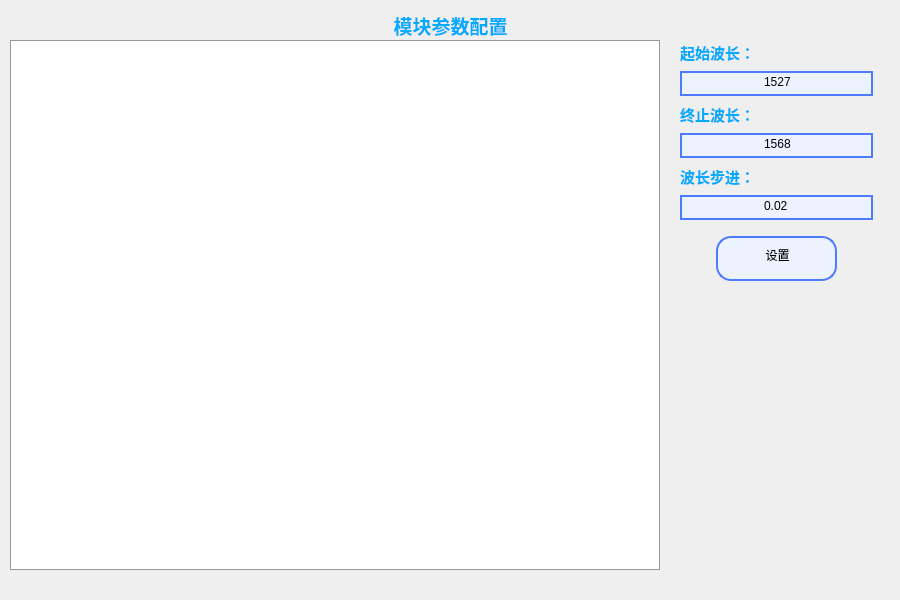
<?xml version="1.0" encoding="UTF-8"?>
<ui version="4.0">
 <class>ModuleConfig</class>
 <widget class="QWidget" name="ModuleConfig">
  <property name="geometry">
   <rect>
    <x>0</x>
    <y>0</y>
    <width>900</width>
    <height>600</height>
   </rect>
  </property>
  <property name="minimumSize">
   <size>
    <width>900</width>
    <height>600</height>
   </size>
  </property>
  <property name="maximumSize">
   <size>
    <width>900</width>
    <height>600</height>
   </size>
  </property>
  <property name="windowTitle">
   <string>模块配置</string>
  </property>
  <widget class="QTableView" name="tableView">
   <property name="geometry">
    <rect>
     <x>10</x>
     <y>40</y>
     <width>650</width>
     <height>530</height>
    </rect>
   </property>
   <property name="minimumSize">
    <size>
     <width>650</width>
     <height>530</height>
    </size>
   </property>
   <property name="maximumSize">
    <size>
     <width>650</width>
     <height>530</height>
    </size>
   </property>
   <property name="styleSheet">
    <string notr="true">QTableView {
    background-color: #ffffff;
    gridline-color: #d0d0d0;
    border: 1px solid #999999;
    selection-background-color: #66aaff;
    selection-color: white;
    alternate-background-color: #f0f0f5;
}

QTableView::item {
    padding: 5px;
    font-size: 12px;
    color: #333333;
}

QTableView::item:selected {
    background-color: #66aaff;
    color: white;
}

QTableView::horizontalHeader {
    background-color: #e0e0e0;
    border-bottom: 1px solid #999999;
}

QTableView::horizontalHeader::section {
    padding: 5px;
    font-weight: bold;
    border-right: 1px solid #d0d0d0;
}

QTableView::verticalHeader {
    background-color: #e0e0e0;
    border-right: 1px solid #999999;
}

QTableView::verticalHeader::section {
    padding: 5px;
    font-weight: bold;
    border-bottom: 1px solid #d0d0d0;
}</string>
   </property>
  </widget>
  <widget class="QWidget" name="gridLayoutWidget">
   <property name="geometry">
    <rect>
     <x>680</x>
     <y>40</y>
     <width>193</width>
     <height>241</height>
    </rect>
   </property>
   <layout class="QGridLayout" name="gridLayout">
    <item row="0" column="0">
     <widget class="QLabel" name="label">
      <property name="minimumSize">
       <size>
        <width>25</width>
        <height>25</height>
       </size>
      </property>
      <property name="text">
       <string>&lt;html&gt;&lt;head/&gt;&lt;body&gt;&lt;p&gt;&lt;span style=&quot; font-size:11pt; font-weight:700; color:#00aaff;&quot;&gt;起始波长：&lt;/span&gt;&lt;/p&gt;&lt;/body&gt;&lt;/html&gt;</string>
      </property>
     </widget>
    </item>
    <item row="4" column="0">
     <widget class="QLabel" name="label_3">
      <property name="minimumSize">
       <size>
        <width>0</width>
        <height>25</height>
       </size>
      </property>
      <property name="text">
       <string>&lt;html&gt;&lt;head/&gt;&lt;body&gt;&lt;p&gt;&lt;span style=&quot; font-size:11pt; font-weight:700; color:#00aaff;&quot;&gt;波长步进：&lt;/span&gt;&lt;/p&gt;&lt;/body&gt;&lt;/html&gt;</string>
      </property>
     </widget>
    </item>
    <item row="1" column="0">
     <widget class="QLineEdit" name="lineEdit_1">
      <property name="minimumSize">
       <size>
        <width>191</width>
        <height>25</height>
       </size>
      </property>
      <property name="styleSheet">
       <string notr="true">QLineEdit {
    border: 2px solid #f3f3f3;/*设置线宽*/
	background-color: rgb(237, 242, 255);/*背景颜色*/
    border-radius: 15px;/*圆角*/
    padding: 2px 8px 5px 2px;  /*针对于组合框中的文本内容*/
	text-align:bottom;
    min-width: 9em;   /*# 组合框的最小宽度*/
    /*min-height: 5em;*/

	border-style:solid;/*边框为实线型*/
	border-width:2px;/*边框宽度*/
	border-color:rgb(77, 123, 255);/*边框颜色*/

	padding-left: 80px;/*左侧边距*/
}</string>
      </property>
      <property name="text">
       <string>1527</string>
      </property>
     </widget>
    </item>
    <item row="5" column="0">
     <widget class="QLineEdit" name="lineEdit_3">
      <property name="minimumSize">
       <size>
        <width>191</width>
        <height>25</height>
       </size>
      </property>
      <property name="styleSheet">
       <string notr="true">QLineEdit {
    border: 2px solid #f3f3f3;/*设置线宽*/
	background-color: rgb(237, 242, 255);/*背景颜色*/
    border-radius: 15px;/*圆角*/
    padding: 2px 8px 5px 2px;  /*针对于组合框中的文本内容*/
	text-align:bottom;
    min-width: 9em;   /*# 组合框的最小宽度*/
    /*min-height: 5em;*/

	border-style:solid;/*边框为实线型*/
	border-width:2px;/*边框宽度*/
	border-color:rgb(77, 123, 255);/*边框颜色*/

	padding-left: 80px;/*左侧边距*/
}</string>
      </property>
      <property name="text">
       <string>0.02</string>
      </property>
     </widget>
    </item>
    <item row="7" column="0" alignment="Qt::AlignmentFlag::AlignHCenter">
     <widget class="QPushButton" name="SaveButton">
      <property name="minimumSize">
       <size>
        <width>121</width>
        <height>45</height>
       </size>
      </property>
      <property name="maximumSize">
       <size>
        <width>121</width>
        <height>45</height>
       </size>
      </property>
      <property name="styleSheet">
       <string notr="true">QPushButton {
    border: 2px solid #f3f3f3;/*设置线宽*/
	background-color: rgb(237, 242, 255);/*背景颜色*/
    border-radius: 15px;/*圆角*/
    padding: 2px 8px 15px 2px;  /*针对于组合框中的文本内容*/
	text-align:bottom;
    min-width: 9em;   /*# 组合框的最小宽度*/
    /*min-height: 5em;*/

	border-style:solid;/*边框为实线型*/
	border-width:2px;/*边框宽度*/
	border-color:rgb(77, 123, 255);/*边框颜色*/

	padding-left: 10px;/*左侧边距*/
}

QPushButton:hover
{
		color:#f3f3f3;
	background-color:rgb(102,178,255); /*改变背景色*/
	border-style:inset;/*改变边框风格*/
	padding-left:6px;
	padding-top:6px;
}</string>
      </property>
      <property name="text">
       <string>设置</string>
      </property>
     </widget>
    </item>
    <item row="2" column="0">
     <widget class="QLabel" name="label_2">
      <property name="minimumSize">
       <size>
        <width>0</width>
        <height>25</height>
       </size>
      </property>
      <property name="text">
       <string>&lt;html&gt;&lt;head/&gt;&lt;body&gt;&lt;p&gt;&lt;span style=&quot; font-size:11pt; font-weight:700; color:#00aaff;&quot;&gt;终止波长：&lt;/span&gt;&lt;/p&gt;&lt;/body&gt;&lt;/html&gt;</string>
      </property>
     </widget>
    </item>
    <item row="3" column="0">
     <widget class="QLineEdit" name="lineEdit_2">
      <property name="minimumSize">
       <size>
        <width>191</width>
        <height>25</height>
       </size>
      </property>
      <property name="styleSheet">
       <string notr="true">QLineEdit {
    border: 2px solid #f3f3f3;/*设置线宽*/
	background-color: rgb(237, 242, 255);/*背景颜色*/
    border-radius: 15px;/*圆角*/
    padding: 2px 8px 5px 2px;  /*针对于组合框中的文本内容*/
	text-align:bottom;
    min-width: 9em;   /*# 组合框的最小宽度*/
    /*min-height: 5em;*/

	border-style:solid;/*边框为实线型*/
	border-width:2px;/*边框宽度*/
	border-color:rgb(77, 123, 255);/*边框颜色*/

	padding-left: 80px;/*左侧边距*/
}</string>
      </property>
      <property name="text">
       <string>1568</string>
      </property>
     </widget>
    </item>
    <item row="6" column="0">
     <spacer name="verticalSpacer">
      <property name="orientation">
       <enum>Qt::Orientation::Vertical</enum>
      </property>
      <property name="sizeHint" stdset="0">
       <size>
        <width>20</width>
        <height>40</height>
       </size>
      </property>
     </spacer>
    </item>
   </layout>
  </widget>
  <widget class="QLabel" name="Tietlel">
   <property name="geometry">
    <rect>
     <x>360</x>
     <y>10</y>
     <width>181</width>
     <height>31</height>
    </rect>
   </property>
   <property name="minimumSize">
    <size>
     <width>181</width>
     <height>31</height>
    </size>
   </property>
   <property name="maximumSize">
    <size>
     <width>181</width>
     <height>31</height>
    </size>
   </property>
   <property name="text">
    <string>&lt;html&gt;&lt;head/&gt;&lt;body&gt;&lt;p align=&quot;center&quot;&gt;&lt;span style=&quot; font-size:14pt; font-weight:700; color:#00aaff;&quot;&gt;模块参数配置&lt;/span&gt;&lt;/p&gt;&lt;/body&gt;&lt;/html&gt;</string>
   </property>
  </widget>
  <widget class="QLabel" name="bg_label">
   <property name="geometry">
    <rect>
     <x>0</x>
     <y>0</y>
     <width>901</width>
     <height>601</height>
    </rect>
   </property>
   <property name="minimumSize">
    <size>
     <width>901</width>
     <height>601</height>
    </size>
   </property>
   <property name="maximumSize">
    <size>
     <width>901</width>
     <height>601</height>
    </size>
   </property>
   <property name="text">
    <string/>
   </property>
   <property name="scaledContents">
    <bool>true</bool>
   </property>
  </widget>
  <zorder>bg_label</zorder>
  <zorder>tableView</zorder>
  <zorder>gridLayoutWidget</zorder>
  <zorder>Tietlel</zorder>
 </widget>
 <resources/>
 <connections/>
</ui>
